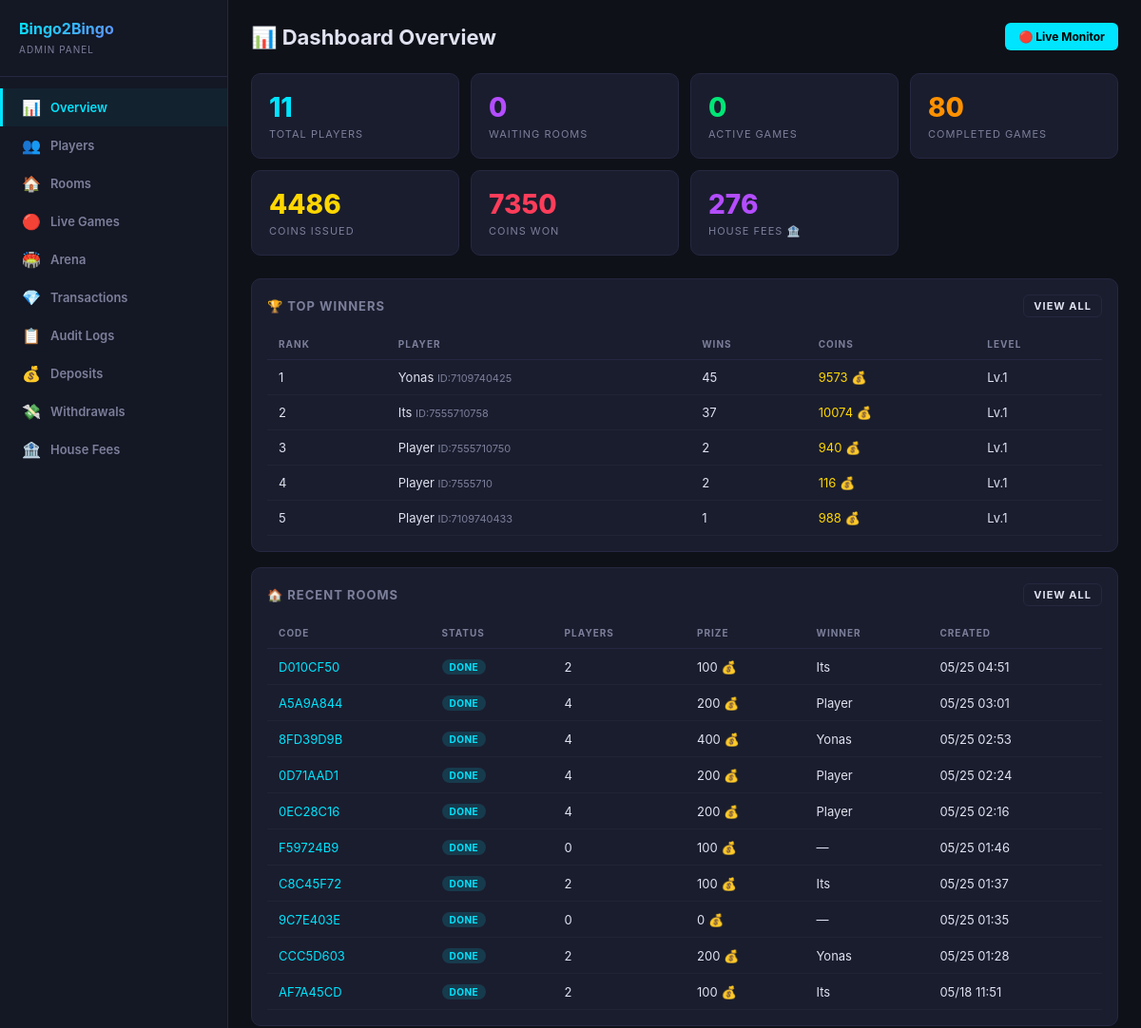
Page /dashboard/ (signed in, upper part) on the earlier database version.
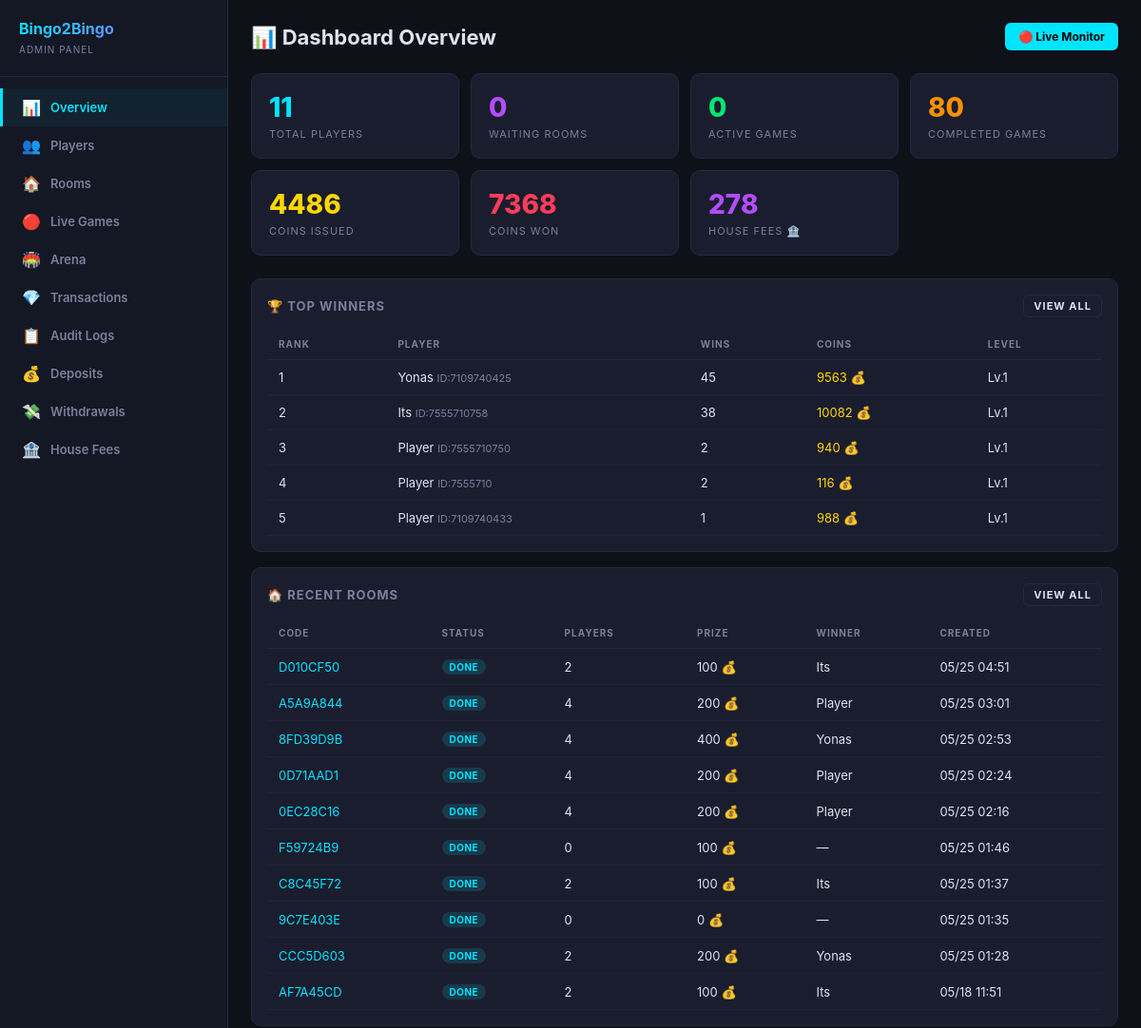
Same page on the later database version.
### users/models.py (models this page shows, shortened)
class Player(models.Model):
    telegram_id = models.BigIntegerField(unique=True, db_index=True)
    username = models.CharField(max_length=255, blank=True, default='')
    first_name = models.CharField(max_length=255, blank=True, default='')
    phone_number = models.CharField(max_length=20, blank=True, default='')
    coins = models.BigIntegerField(default=10)
    wins = models.IntegerField(default=0)
    losses = models.IntegerField(default=0)
    games_played = models.IntegerField(default=0)
    xp = models.BigIntegerField(default=0)
    level = models.IntegerField(default=1)
    referral_code = models.CharField(max_length=32, unique=True, blank=True)
    invited_by = models.ForeignKey(
        'self', null=True, blank=True,
        on_delete=models.SET_NULL,
        related_name='invitees'
    )
    is_banned = models.BooleanField(default=False)
    last_daily_bonus = models.DateTimeField(null=True, blank=True)
    created_at = models.DateTimeField(default=timezone.now)
    class Meta:
        verbose_name = 'Player'
        verbose_name_plural = 'Players'
        ordering = ['-coins']

### dashboard/views.py (the view)
# urls.py: path('', views.overview, name='overview'),
@admin_required
def overview(request):
    total_players = Player.objects.count()
    active_rooms = GameRoom.objects.filter(status='waiting').count()
    active_games = GameRoom.objects.filter(status='active').count()
    finished_games = GameRoom.objects.filter(status='finished').count()
    total_coins_issued = Transaction.objects.filter(
        transaction_type='deposit'
    ).aggregate(s=Sum('amount'))['s'] or 0
    total_coins_won = Transaction.objects.filter(
        transaction_type='game_win'
    ).aggregate(s=Sum('amount'))['s'] or 0
    total_house_fees = Transaction.objects.filter(
        transaction_type='house_fee'
    ).aggregate(s=Sum('amount'))['s'] or 0
    house_fees_abs = abs(total_house_fees) if total_house_fees else 0
    recent_rooms = list(GameRoom.objects.select_related('winner')
        .annotate(pc=Count('bingo_cards'))
        .order_by('-created_at')[:10])
    recent_logs = list(AdminLog.objects.select_related('admin_user', 'target_player')
        .order_by('-created_at')[:20])
    top_winners = list(Player.objects.filter(is_banned=False)
        .order_by('-wins')[:5])
    return render(request, 'dashboard/overview.html', {
        'total_players': total_players,
        'active_rooms': active_rooms,
        'active_games': active_games,
        'finished_games': finished_games,
        'total_coins_issued': total_coins_issued,
        'total_coins_won': total_coins_won,
        'total_house_fees': abs(total_house_fees) if total_house_fees else 0,
        'recent_rooms': recent_rooms,
        'recent_logs': recent_logs,
        'top_winners': top_winners,
    })

### dashboard/auth.py (called while the page is built)
def admin_required(view_func):
    @wraps(view_func)
    def wrapper(request, *args, **kwargs):
        if not request.user.is_authenticated:
            return redirect('dashboard:login')
        if not request.user.is_staff and not request.user.is_superuser:
            messages.error(request, 'Access denied. Staff only.')
            return redirect('dashboard:login')
        return view_func(request, *args, **kwargs)
    return wrapper

### dashboard/templates/dashboard/overview.html (shortened to what this page needs)
{% extends 'dashboard/base.html' %}
{% block content %}
<div class="header">
  <h1>📊 Dashboard Overview</h1>
  <div class="header-actions">
    <a href="{% url 'dashboard:live' %}" class="btn btn-cyan">🔴 Live Monitor</a>
  </div>
</div>
<div class="stats-grid">
  <div class="stat-card cyan">
    <div class="stat-value">{{ total_players }}</div>
    <div class="stat-label">Total Players</div>
  </div>
  <div class="stat-card purple">
    <div class="stat-value">{{ active_rooms }}</div>
    <div class="stat-label">Waiting Rooms</div>
  </div>
  <div class="stat-card green">
    <div class="stat-value">{{ active_games }}</div>
    <div class="stat-label">Active Games</div>
  </div>
  <div class="stat-card orange">
    <div class="stat-value">{{ finished_games }}</div>
    <div class="stat-label">Completed Games</div>
  </div>
  <div class="stat-card gold">
    <div class="stat-value">{{ total_coins_issued|floatformat:0 }}</div>
    <div class="stat-label">Coins Issued</div>
  </div>
  <div class="stat-card red">
    <div class="stat-value">{{ total_coins_won|floatformat:0 }}</div>
    <div class="stat-label">Coins Won</div>
  </div>
  <div class="stat-card purple">
    <div class="stat-value">{{ total_house_fees|floatformat:0 }}</div>
    <div class="stat-label">House Fees 🏦</div>
  </div>
</div>
<div class="card">
  <div class="card-header">
    <span>🏆 Top Winners</span>
    <a href="{% url 'dashboard:players' %}" class="btn btn-outline btn-sm">View All</a>
  </div>
  <table>
    <thead><tr><th>Rank</th><th>Player</th><th>Wins</th><th>Coins</th><th>Level</th></tr></thead>
    <tbody>
    {% for p in top_winners %}
    <tr>
      <td>{{ forloop.counter }}</td>
      <td>{{ p.first_name }} <span style="color:var(--muted);font-size:11px;">ID:{{ p.telegram_id }}</span></td>
      <td>{{ p.wins }}</td>
      <td style="color:var(--gold)">{{ p.coins }} 💰</td>
      <td>Lv.{{ p.level }}</td>
    </tr>
    {% endfor %}
    </tbody>
  </table>
</div>
<div class="card">
  <div class="card-header">
    <span>🏠 Recent Rooms</span>
    <a href="{% url 'dashboard:rooms' %}" class="btn btn-outline btn-sm">View All</a>
  </div>
  <table>
    <thead><tr><th>Code</th><th>Status</th><th>Players</th><th>Prize</th><th>Winner</th><th>Created</th></tr></thead>
    <tbody>
    {% for r in recent_rooms %}
    <tr>
      <td><a href="{% url 'dashboard:room_detail' r.room_code %}">{{ r.room_code }}</a></td>
      <td>
        {% if r.status == 'waiting' %}<span class="badge badge-warning">Waiting</span>
        {% elif r.status == 'active' %}<span class="badge badge-success">Active</span>
        {% else %}<span class="badge badge-info">Done</span>{% endif %}
      </td>
      <td>{{ r.pc }}</td>
      <td>{{ r.prize_pool }} 💰</td>
      <td>{{ r.winner.first_name|default:"—" }}</td>
      <td>{{ r.created_at|date:"m/d H:i" }}</td>
    </tr>
    {% endfor %}
    </tbody>
  </table>
</div>
{% endblock %}

Differences in the rows shown:
changed Player "Yonas": coins "9573" → "9563"
changed Player "Its": wins "37" → "38"; coins "10074" → "10082"
Other differences:
{{ total_coins_won|floatformat:0 }}: "7350" → "7368"
{{ total_house_fees|floatformat:0 }}: "276" → "278"
